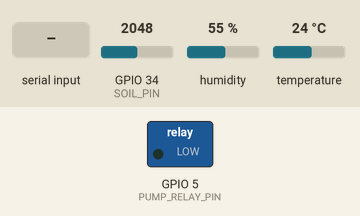
This program was run on a simulated ESP32. On the bench: switched loads named in the program (green lamp = pin HIGH). Inputs (shaded band) come from the test bench; at power-on: GPIO 34 (SOIL_PIN) = 2048, humidity 55 %, temperature 24 °C. Random numbers use the default seed unless the program sets one; what the program prints to the serial monitor is not drawn.

Above: at 7.2 s.
7.3 s: "PUMP_ON\n" received over Serial
At 12.3 s:
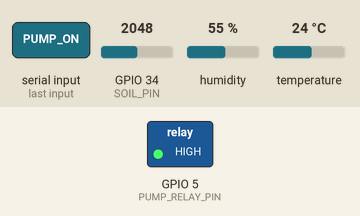
17.8 s: "PUMP_OFF\n" received over Serial
At 22.4 s:
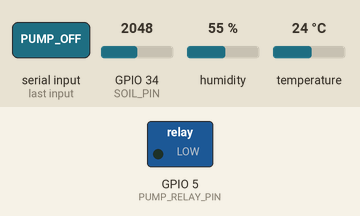
23.6 s: "AUTO_MODE\n" received over Serial
At 32.6 s:
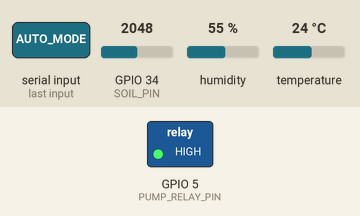
33.4 s: GPIO 34 (SOIL_PIN) set to 3271
39.2 s: GPIO 34 (SOIL_PIN) set to 3347
At 43.0 s:
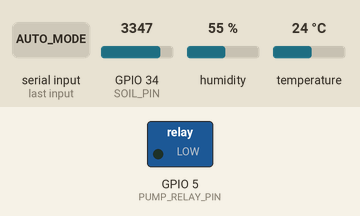
45.0 s: GPIO 34 (SOIL_PIN) set to 2866
At 48.3 s:
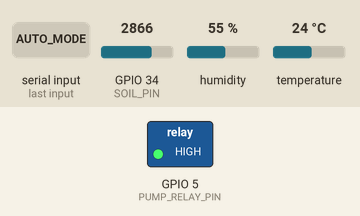
Timing chart, 0 to 49.8 s (numbered marks = the images above; inputs shaded):
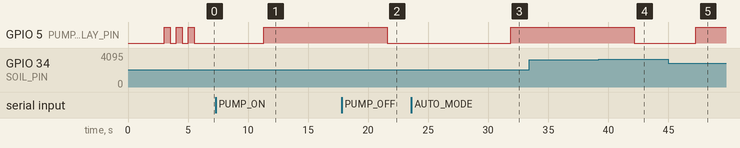

Measured:
- the behaviour switches between 3317 and 3318 on GPIO 34 (SOIL_PIN) (found by bisection; images 3 and 4)
- after the input at 7.3 s, GPIO 5 (PUMP_RELAY_PIN): LOW → HIGH after 4.0 s
- after the input at 17.8 s, GPIO 5 (PUMP_RELAY_PIN): HIGH → LOW after 3.8 s
- after the input at 23.6 s, GPIO 5 (PUMP_RELAY_PIN): LOW → HIGH after 8.3 s
- after the input at 33.4 s, every drawn part: stays the same
- after the input at 39.2 s, GPIO 5 (PUMP_RELAY_PIN): HIGH → LOW after 3.0 s
- after the input at 45.0 s, GPIO 5 (PUMP_RELAY_PIN): LOW → HIGH after 2.3 s

The program:

main.cpp
```cpp
#include <ArduinoJson.h>
#include <DHT.h>

// --- Configuration ---
// No WiFi needed - using USB serial communication

// Sensor Pins
#define DHTPIN 15      // Pin for DHT11 data (GPIO 15 is more reliable than GPIO 4)
#define SOIL_PIN 34    // Pin for Capacitive Soil Moisture sensor (analog)
#define PUMP_RELAY_PIN 5 // Pin to control the water pump relay

// Sensor Types
#define DHTTYPE DHT11

// --- Global Objects ---
DHT dht(DHTPIN, DHTTYPE);

// Control mode: true = automatic, false = manual
bool autoMode = false;  // Start in MANUAL mode for testing
unsigned long manualModeTimeout = 0;
const unsigned long MANUAL_TIMEOUT = 300000; // 5 minutes in milliseconds

// --- Setup Function (runs once) ---
void setup() {
  Serial.begin(115200);
  delay(1000);
  Serial.println("\n\n=== ESP32 AgroSmart - USB Serial Mode ===");
  Serial.println("Ready to send sensor data via USB serial");

  // Initialize DHT sensor with delay
  dht.begin();
  delay(2000); // Give DHT11 time to stabilize (important!)

  pinMode(PUMP_RELAY_PIN, OUTPUT);
  digitalWrite(PUMP_RELAY_PIN, LOW); // LOW = OFF (for ACTIVE-HIGH relay that needs HIGH to trigger)

  Serial.println("DHT11 sensor initialized");
  Serial.println("Pump relay initialized (OFF)");
  Serial.println("Note: Relay using ACTIVE-HIGH logic: HIGH = ON, LOW = OFF");
  Serial.println("Testing relay: Will blink 3 times - LISTEN FOR CLICKS...");

  // Test relay by blinking 3 times
  for (int i = 0; i < 3; i++) {
    digitalWrite(PUMP_RELAY_PIN, HIGH);  // Turn ON (active-HIGH)
    delay(500);
    digitalWrite(PUMP_RELAY_PIN, LOW); // Turn OFF (active-HIGH)
    delay(500);
  }
  Serial.println("Relay test complete");
  Serial.println("Waiting for commands from PC...\n");
}

// --- Main Loop (runs repeatedly) ---
void loop() {
  // 1. Read Sensor Data
  // Add small delay before reading DHT
  delay(100);
  float humidity = dht.readHumidity();
  float temperature = dht.readTemperature(); // in Celsius

  int soilMoistureRaw = analogRead(SOIL_PIN);

  // Convert raw soil moisture to percentage (0-100%)
  // FLIPPED LOGIC: Your sensor reads LOWER values (~2800-3000) in DRY conditions
  // and HIGHER values when actually wet
  // This means: LOW raw = DRY, HIGH raw = WET (opposite of typical capacitive sensor)
  const int DRY_VALUE = 2800;   // Raw value when sensor is in dry soil
  const int WET_VALUE = 4095;   // Raw value when sensor is in wet soil/water

  int soilMoisturePercent;

  // Map: LOW raw value (dry) = LOW moisture %, HIGH raw value (wet) = HIGH moisture %
  // map(value, fromLow, fromHigh, toLow, toHigh)
  // When raw=2800 (dry), we want 0%
  // When raw=4095 (wet), we want 100%
  soilMoisturePercent = map(soilMoistureRaw, DRY_VALUE, WET_VALUE, 0, 100);
  soilMoisturePercent = constrain(soilMoisturePercent, 0, 100);

  // If sensor reads very low value, might be disconnected or extremely dry
  // Use a stable simulated value instead of fluctuating
  if (soilMoistureRaw <= 2700 || soilMoistureRaw >= 4090) {
    soilMoisturePercent = 35;  // Stable simulated value (slightly dry, will trigger pump)
    Serial.println("WARNING: Soil moisture sensor reading unusual (possibly disconnected)");
    Serial.println("Check wiring: VCC→3.3V, AOUT→GPIO34, GND→GND");
    Serial.println("Using stable simulated value: 35%");
  }

  // Check if sensor readings are valid
  // If DHT sensor fails, use mock data for demo/testing
  if (isnan(humidity) || isnan(temperature)) {
    Serial.println("Warning: DHT sensor not connected. Using demo data.");
    Serial.println("Connect DHT11 sensor for real readings:");
    Serial.println("  - DHT11 VCC  → ESP32 3.3V");
    Serial.println("  - DHT11 DATA → ESP32 GPIO 15");
    Serial.println("  - DHT11 GND  → ESP32 GND");

    // Use mock sensor values for demo
    temperature = 28.5 + (random(-20, 20) / 10.0); // 26.5°C - 30.5°C
    humidity = 65.0 + (random(-10, 10) / 10.0);    // 64% - 66%
    Serial.println("Using demo sensor values");
  }

  // 2. Create JSON payload with sensor data
  StaticJsonDocument<256> jsonDoc;
  jsonDoc["temperature"] = temperature;
  jsonDoc["humidity"] = humidity;
  jsonDoc["soil_moisture"] = soilMoisturePercent;
  jsonDoc["soil_moisture_raw"] = soilMoistureRaw; // For debugging/calibration

  // NPK values - using reasonable defaults for now (NPK sensor is expensive)
  // In production, these would come from an NPK sensor
  // These represent moderate soil nutrient levels suitable for most crops
  jsonDoc["N"] = 40;  // Nitrogen (mg/kg) - moderate level
  jsonDoc["P"] = 30;  // Phosphorus (mg/kg) - moderate level
  jsonDoc["K"] = 35;  // Potassium (mg/kg) - moderate level
  jsonDoc["rainfall"] = 0;  // Rainfall (mm) - can be updated from weather API

  // Print debug info for soil moisture calibration
  Serial.print("DEBUG: Soil Moisture Raw=");
  Serial.print(soilMoistureRaw);
  Serial.print(" Percent=");
  Serial.println(soilMoisturePercent);

  // Automatic pump control based on soil moisture
  // Trigger pump if soil moisture is below 40%
  String pumpCommand = "PUMP_OFF";

  // Check if manual mode has timed out (auto-return to automatic mode after 5 minutes)
  // Only if we're in manual mode AND timeout is set (not 0)
  if (!autoMode && manualModeTimeout > 0 && millis() > manualModeTimeout) {
    autoMode = true;
    manualModeTimeout = 0; // Reset timeout
    Serial.println("INFO: Returning to automatic mode after 5 minute timeout");
  }

  if (autoMode) {
    // Automatic control - ACTIVE-HIGH relay (HIGH=ON, LOW=OFF)
    if (soilMoisturePercent < 40) {
      digitalWrite(PUMP_RELAY_PIN, HIGH);  // Turn pump ON (active-HIGH)
      pumpCommand = "PUMP_ON";
      Serial.println("AUTO: Pump activated (soil moisture < 40%)");
    } else {
      digitalWrite(PUMP_RELAY_PIN, LOW);   // Turn pump OFF (active-HIGH)
      pumpCommand = "PUMP_OFF";
    }
  }
  // If in manual mode, don't change pump state automatically
  // Current pump state is maintained from last manual command
  else {
    // Manual mode - read current state (active-HIGH: HIGH=ON, LOW=OFF)
    pumpCommand = (digitalRead(PUMP_RELAY_PIN) == HIGH) ? "PUMP_ON" : "PUMP_OFF";
  }

  // Add pump command to JSON for backend tracking
  jsonDoc["pump_command"] = pumpCommand;

  // 3. Send JSON data via Serial (USB)
  serializeJson(jsonDoc, Serial);
  Serial.println(); // End of JSON line

  // 4. Check for commands from PC via Serial
  if (Serial.available() > 0) {
    String command = Serial.readStringUntil('\n');
    command.trim();

    // Manual commands - ACTIVE-HIGH relay (HIGH=ON, LOW=OFF)
    if (command == "PUMP_ON") {
      autoMode = false;
      manualModeTimeout = millis() + MANUAL_TIMEOUT;
      digitalWrite(PUMP_RELAY_PIN, HIGH);  // Turn pump ON (active-HIGH)
      Serial.println("ACK: Pump turned ON (manual mode)");
    }
    else if (command == "PUMP_OFF") {
      autoMode = false;
      manualModeTimeout = millis() + MANUAL_TIMEOUT;
      digitalWrite(PUMP_RELAY_PIN, LOW);   // Turn pump OFF (active-HIGH)
      Serial.println("ACK: Pump turned OFF (manual mode)");
    }
    else if (command == "AUTO_MODE") {
      autoMode = true;
      manualModeTimeout = 0;  // Clear manual mode timeout
      Serial.println("ACK: Switched to automatic mode");
    }
    else if (command == "STATUS") {
      Serial.print("ACK: Pump is ");
      Serial.print((digitalRead(PUMP_RELAY_PIN) == HIGH) ? "ON" : "OFF");
      Serial.print(", Mode: ");
      Serial.println(autoMode ? "AUTO" : "MANUAL");
    }
    else {
      Serial.print("ERROR: Unknown command: ");
      Serial.println(command);
    }
  }

  // Wait 5 seconds before next reading
  delay(5000);
}
```
